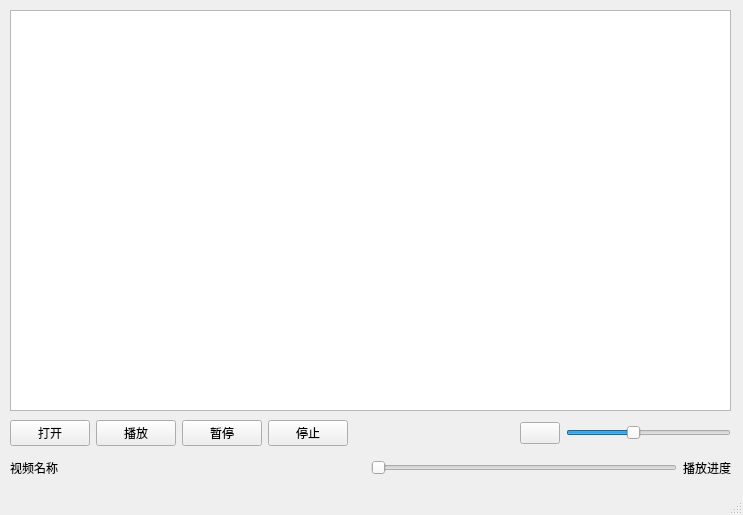
<?xml version="1.0" encoding="UTF-8"?>
<ui version="4.0">
 <class>MainWindow</class>
 <widget class="QMainWindow" name="MainWindow">
  <property name="geometry">
   <rect>
    <x>0</x>
    <y>0</y>
    <width>743</width>
    <height>515</height>
   </rect>
  </property>
  <property name="windowTitle">
   <string>MP4视频播放器--测试版</string>
  </property>
  <property name="windowIcon">
   <iconset resource="images.qrc">
    <normaloff>:/new/prefix1/images/0.ico</normaloff>:/new/prefix1/images/0.ico</iconset>
  </property>
  <widget class="QWidget" name="centralwidget">
   <widget class="QMyselfVideoWidget" name="graphicsView">
    <property name="geometry">
     <rect>
      <x>10</x>
      <y>10</y>
      <width>721</width>
      <height>401</height>
     </rect>
    </property>
   </widget>
   <widget class="QWidget" name="layoutWidget">
    <property name="geometry">
     <rect>
      <x>10</x>
      <y>420</y>
      <width>721</width>
      <height>64</height>
     </rect>
    </property>
    <layout class="QVBoxLayout" name="verticalLayout">
     <item>
      <layout class="QHBoxLayout" name="horizontalLayout">
       <item>
        <widget class="QPushButton" name="pushButton_Open">
         <property name="text">
          <string>打开</string>
         </property>
         <property name="icon">
          <iconset resource="images.qrc">
           <normaloff>:/new/prefix1/images/1.GIF</normaloff>:/new/prefix1/images/1.GIF</iconset>
         </property>
        </widget>
       </item>
       <item>
        <widget class="QPushButton" name="pushButton_Play">
         <property name="text">
          <string>播放</string>
         </property>
         <property name="icon">
          <iconset resource="images.qrc">
           <normaloff>:/new/prefix1/images/2.bmp</normaloff>:/new/prefix1/images/2.bmp</iconset>
         </property>
        </widget>
       </item>
       <item>
        <widget class="QPushButton" name="pushButton_Pause">
         <property name="text">
          <string>暂停</string>
         </property>
         <property name="icon">
          <iconset resource="images.qrc">
           <normaloff>:/new/prefix1/images/3.bmp</normaloff>:/new/prefix1/images/3.bmp</iconset>
         </property>
        </widget>
       </item>
       <item>
        <widget class="QPushButton" name="pushButton_Stop">
         <property name="text">
          <string>停止</string>
         </property>
         <property name="icon">
          <iconset resource="images.qrc">
           <normaloff>:/new/prefix1/images/4.bmp</normaloff>:/new/prefix1/images/4.bmp</iconset>
         </property>
        </widget>
       </item>
       <item>
        <spacer name="horizontalSpacer_6">
         <property name="orientation">
          <enum>Qt::Orientation::Horizontal</enum>
         </property>
         <property name="sizeHint" stdset="0">
          <size>
           <width>40</width>
           <height>20</height>
          </size>
         </property>
        </spacer>
       </item>
       <item>
        <widget class="QPushButton" name="pushButton_Volumn">
         <property name="text">
          <string/>
         </property>
         <property name="icon">
          <iconset resource="images.qrc">
           <normaloff>:/new/prefix1/images/volumn.bmp</normaloff>:/new/prefix1/images/volumn.bmp</iconset>
         </property>
        </widget>
       </item>
       <item>
        <widget class="QSlider" name="horizontalSlider_Volumn">
         <property name="maximum">
          <number>100</number>
         </property>
         <property name="value">
          <number>40</number>
         </property>
         <property name="orientation">
          <enum>Qt::Orientation::Horizontal</enum>
         </property>
        </widget>
       </item>
      </layout>
     </item>
     <item>
      <layout class="QHBoxLayout" name="horizontalLayout_2">
       <item>
        <widget class="QLabel" name="label_Name">
         <property name="text">
          <string>视频名称</string>
         </property>
        </widget>
       </item>
       <item>
        <spacer name="horizontalSpacer">
         <property name="orientation">
          <enum>Qt::Orientation::Horizontal</enum>
         </property>
         <property name="sizeHint" stdset="0">
          <size>
           <width>40</width>
           <height>20</height>
          </size>
         </property>
        </spacer>
       </item>
       <item>
        <widget class="QSlider" name="horizontalSlider_position">
         <property name="orientation">
          <enum>Qt::Orientation::Horizontal</enum>
         </property>
        </widget>
       </item>
       <item>
        <widget class="QLabel" name="label_Time">
         <property name="text">
          <string>播放进度</string>
         </property>
        </widget>
       </item>
      </layout>
     </item>
    </layout>
   </widget>
  </widget>
  <widget class="QStatusBar" name="statusbar"/>
 </widget>
 <customwidgets>
  <customwidget>
   <class>QMyselfVideoWidget</class>
   <extends>QGraphicsView</extends>
   <header location="global">qmyselfvideowidget.h</header>
  </customwidget>
 </customwidgets>
 <resources>
  <include location="images.qrc"/>
 </resources>
 <connections/>
</ui>
